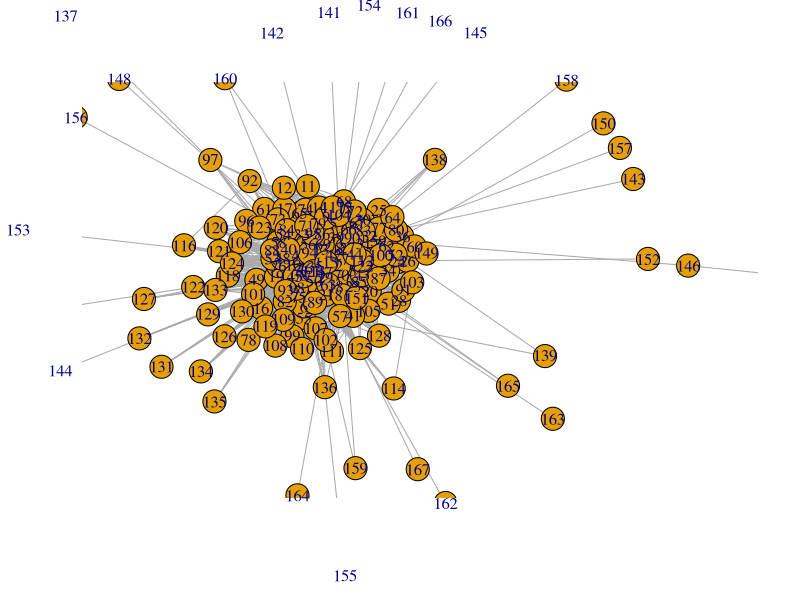

R code for this plot:
library(igraph)

raw_graph_data = read.csv(file="social_network_graph_data.csv", header=FALSE, sep=" ")

graph_data <- raw_graph_data[3:nrow(raw_graph_data), 1:2]
str(graph_data)

raw_graph <- graph_from_data_frame(graph_data, directed=FALSE)
graph = simplify(raw_graph)

# check if graph has 167 vertices & 5783 edges
print(vcount(graph))
print(ecount(graph))

# CONDUCT DISTRIBUTION SIMULATION

# mark all nodes as non-infected
for(vertex_index in V(graph)) {
  V(graph)[vertex_index]$infected = F
}
print(V(graph)$infected)

# set a random node to be infected
random_index = sample(1:vcount(graph), 1)
V(graph)[random_index]$infected = T

plot(graph, rescale = TRUE, ylim=c(-.65,.65),xlim=c(-.65,.65), asp = 0, label=NA, vertex.size=5)

#infect neighbors of sampled node
for(neighbor in neighbors(graph, V(graph)[20])){
  V(graph)[neighbor]$infected=T
  V(graph)[neighbor]$color="red"
}
